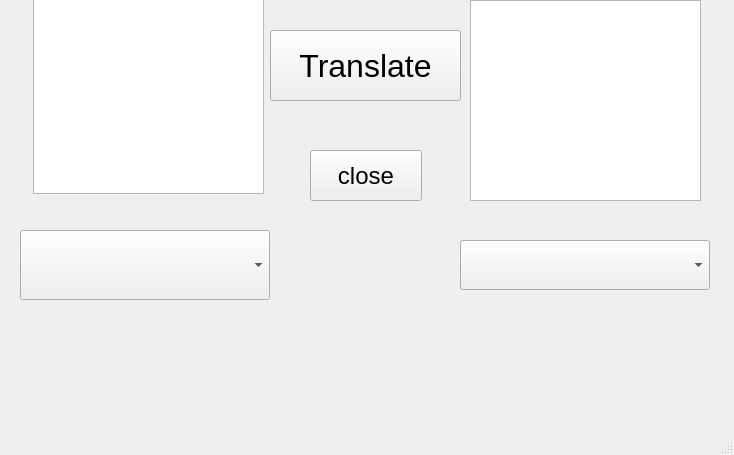
<?xml version="1.0" encoding="UTF-8"?>
<ui version="4.0">
 <class>MainWindow</class>
 <widget class="QMainWindow" name="MainWindow">
  <property name="geometry">
   <rect>
    <x>0</x>
    <y>0</y>
    <width>734</width>
    <height>455</height>
   </rect>
  </property>
  <property name="windowTitle">
   <string>MainWindow</string>
  </property>
  <widget class="QWidget" name="centralwidget">
   <widget class="QTextEdit" name="textEdit_1">
    <property name="geometry">
     <rect>
      <x>33</x>
      <y>-7</y>
      <width>231</width>
      <height>201</height>
     </rect>
    </property>
   </widget>
   <widget class="QTextEdit" name="textEdit_2">
    <property name="geometry">
     <rect>
      <x>470</x>
      <y>0</y>
      <width>231</width>
      <height>201</height>
     </rect>
    </property>
   </widget>
   <widget class="QComboBox" name="comboBox_1">
    <property name="geometry">
     <rect>
      <x>20</x>
      <y>230</y>
      <width>250</width>
      <height>70</height>
     </rect>
    </property>
    <property name="currentText">
     <string/>
    </property>
   </widget>
   <widget class="QComboBox" name="comboBox_2">
    <property name="geometry">
     <rect>
      <x>460</x>
      <y>240</y>
      <width>250</width>
      <height>50</height>
     </rect>
    </property>
   </widget>
   <widget class="QPushButton" name="translate">
    <property name="geometry">
     <rect>
      <x>270</x>
      <y>30</y>
      <width>191</width>
      <height>71</height>
     </rect>
    </property>
    <property name="font">
     <font>
      <pointsize>24</pointsize>
     </font>
    </property>
    <property name="text">
     <string>Translate</string>
    </property>
   </widget>
   <widget class="QPushButton" name="close">
    <property name="geometry">
     <rect>
      <x>310</x>
      <y>150</y>
      <width>112</width>
      <height>51</height>
     </rect>
    </property>
    <property name="font">
     <font>
      <pointsize>18</pointsize>
     </font>
    </property>
    <property name="text">
     <string>close</string>
    </property>
   </widget>
  </widget>
  <widget class="QMenuBar" name="menubar">
   <property name="geometry">
    <rect>
     <x>0</x>
     <y>0</y>
     <width>734</width>
     <height>37</height>
    </rect>
   </property>
  </widget>
  <widget class="QStatusBar" name="statusbar"/>
 </widget>
 <resources/>
 <connections/>
</ui>
